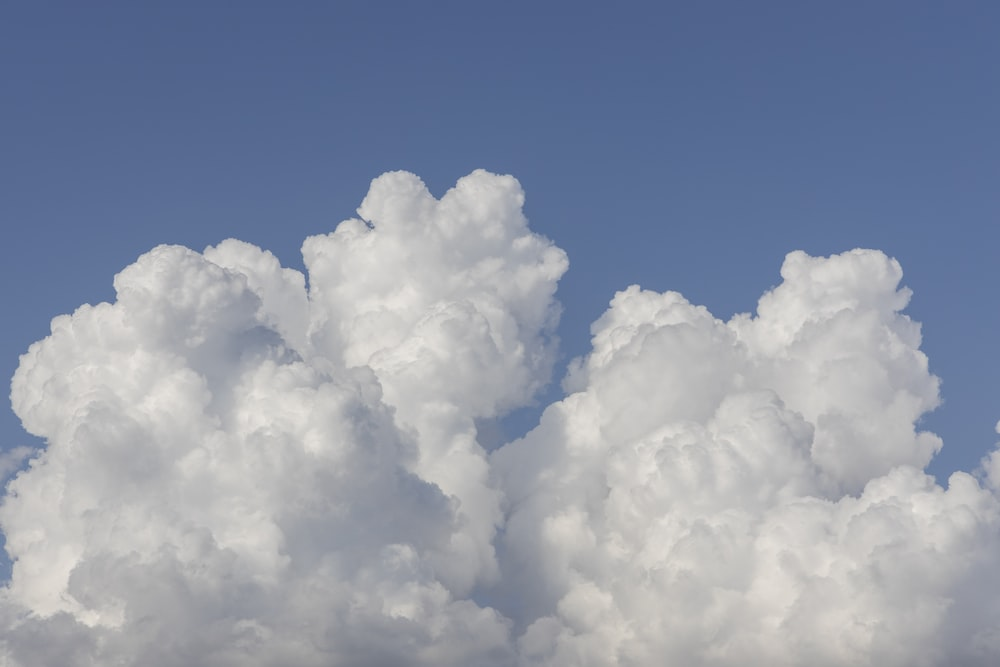
#> input picture cloud.jpeg, 1000 x 667 px
$ jupyter execute 'CV_Electro_Image-Thresholding(binary-adaptive(mean-guassian)-Otsu'"'"'s) thresholding (5).ipynb'
#> lines starting #> are read from the running program, lines starting #| are printed output that depends on the picture; after the words box and inside, x2 and y2 are one past the last pixel; in counts of white or black regions, pixels touching at a corner belong together
[cell 1]
import numpy as np
import matplotlib.pyplot as plt
import cv2

<B>Binary Thresholding<B>

[cell 2]
img = cv2.imread('cloud.jpeg',0)
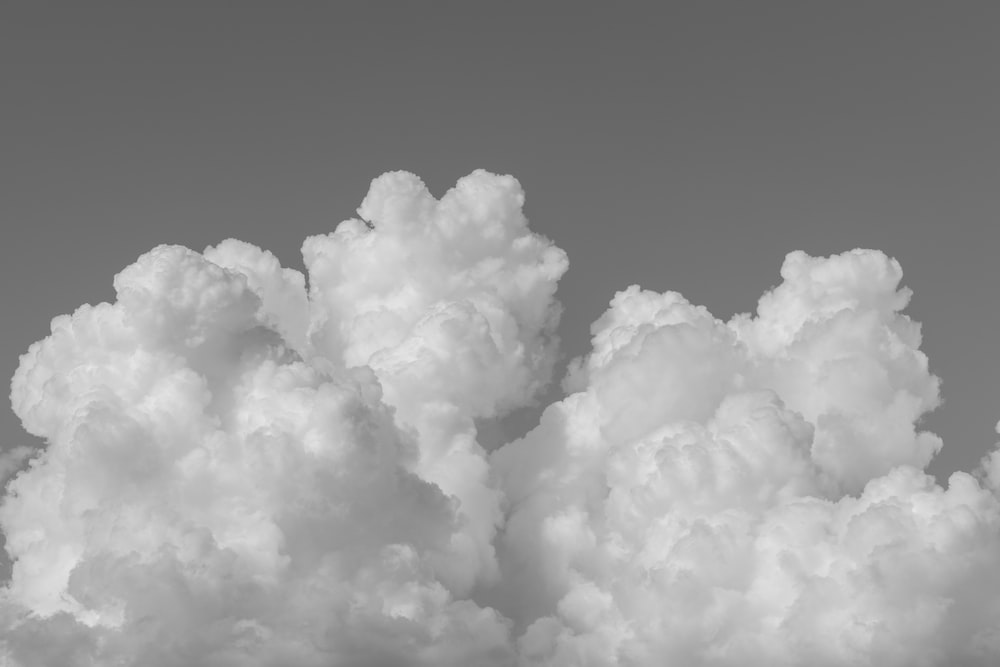
#> img: shape (667, 1000); min 94, max 231, mean 149.6
ret,th = cv2.threshold(img,127,255,cv2.THRESH_BINARY)
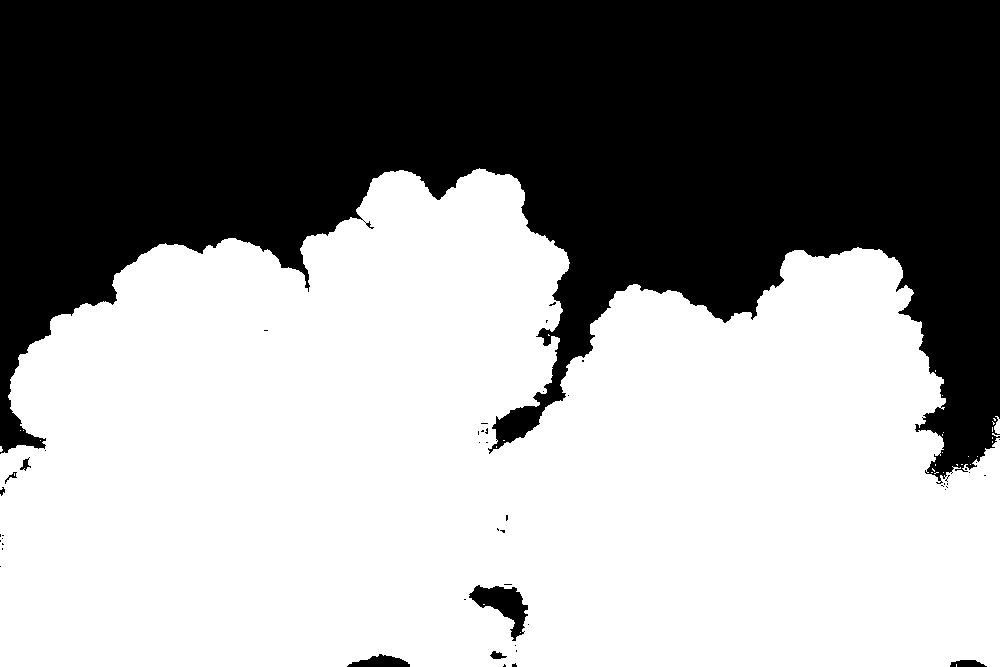
#> th: shape (667, 1000); 57.7% white; 49 black regions (41 under 20 px), largest, box (x1, y1, x2, y2) and area: (0, 0, 1000, 484) 279577, (469, 585, 528, 641) 1422, (347, 654, 410, 667) 504
ret,th2 = cv2.threshold(img,127,255,cv2.THRESH_BINARY_INV)

plt.figure(figsize=(16,12))
plt.subplot(131),plt.imshow(img,'gray'),plt.title("original")
plt.subplot(132),plt.imshow(th,"gray"),plt.title("binary")
plt.subplot(133),plt.imshow(th2,"gray"),plt.title("binary inverse")
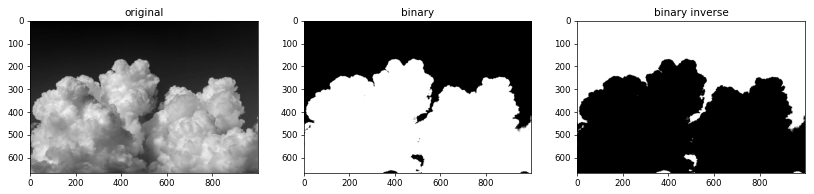
#> figure drawn by matplotlib, 3 panels

<B>Adptive thresholding (Mean - Gaussian)<B>

adaptive thresholding, specifically mean and Gaussian adaptive thresholding, is another image segmentation technique commonly used in computer vision and image processing. Unlike global thresholding methods like Otsu's method, adaptive thresholding computes local thresholds for smaller regions of an image, making it more effective for images with non-uniform illumination or varying contrasts.

In mean adaptive thresholding, a threshold value is calculated for each pixel based on the mean of the pixel values in its neighborhood. Similarly, in Gaussian adaptive thresholding, the threshold value is determined based on a weighted sum of the neighborhood values, where the weights are determined by a Gaussian window.

[cell 3]
th = cv2.adaptiveThreshold(img,255,cv2.ADAPTIVE_THRESH_MEAN_C,cv2.THRESH_BINARY,11,2)   # 11 >> for the mask - 2 >> constant ntr7o mn el result 3shan sa3t byb2a fyh shwyt noise
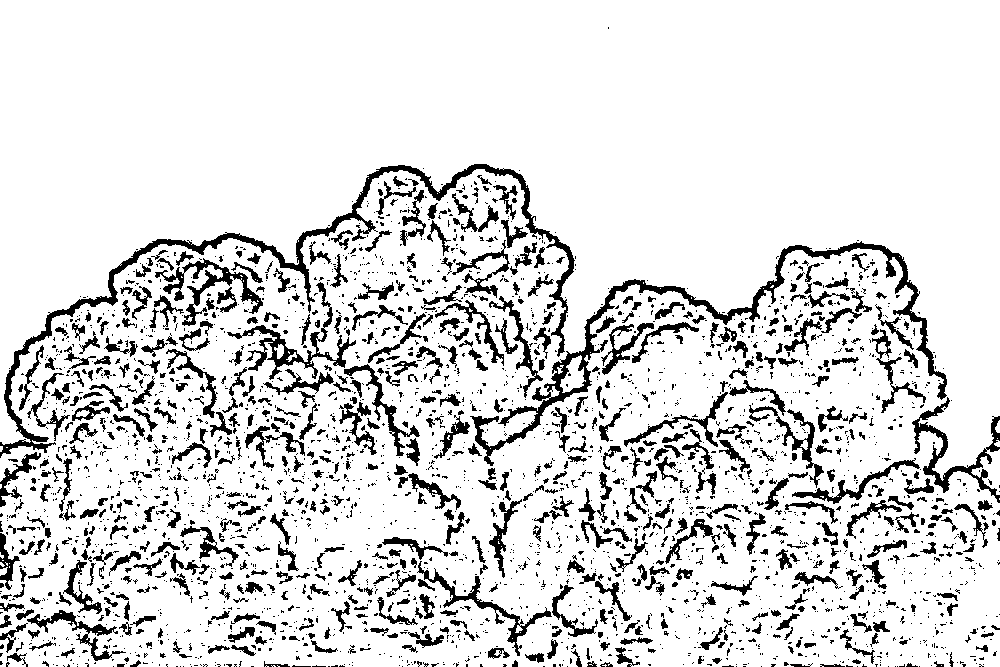
#> th: shape (667, 1000); 86.5% white; 2964 black regions (2278 under 20 px), largest, box (x1, y1, x2, y2) and area: (0, 164, 575, 458) 6588, (470, 241, 947, 466) 5984, (227, 282, 356, 380) 1807
th2 = cv2.adaptiveThreshold(img,255,cv2.ADAPTIVE_THRESH_GAUSSIAN_C,cv2.THRESH_BINARY,11,2)   # 11 >> for the mask - 2 >> constant ntr7o mn el result 3shan sa3t byb2a fyh shwyt noise
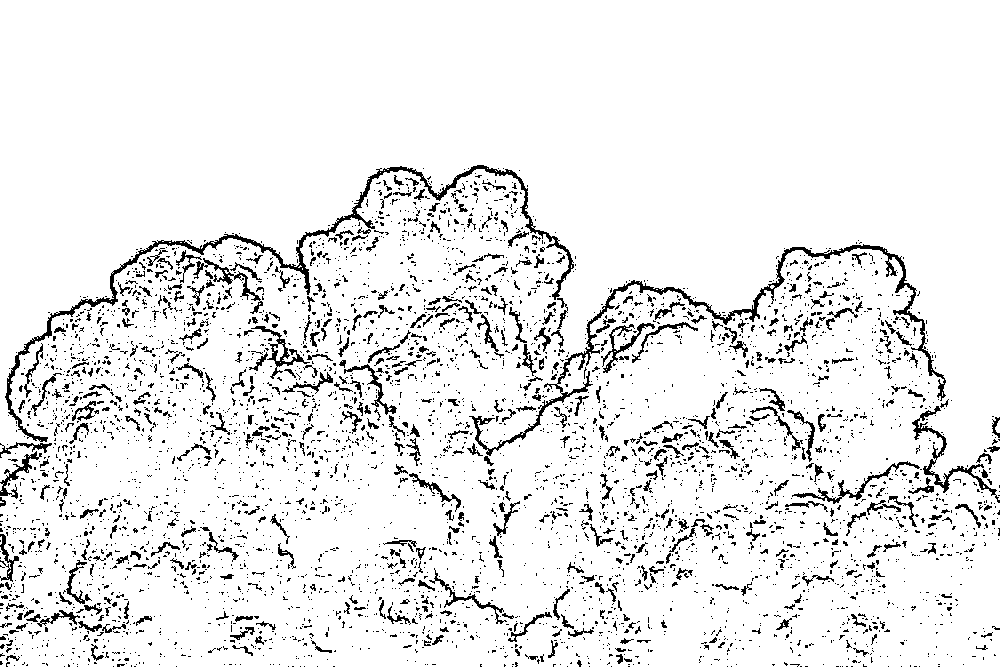
#> th2: shape (667, 1000); 92.1% white; black in thin lines or dots, all inside (x1, y1, x2, y2) = (0, 165, 1000, 667)

plt.figure(figsize=(16,12))
plt.subplot(131),plt.imshow(img,'gray'),plt.title("original")
plt.subplot(132),plt.imshow(th,"gray"),plt.title("ADAPTIVE_THRESH_MEAN")
plt.subplot(133),plt.imshow(th2,"gray"),plt.title("ADAPTIVE_THRESH_GAUSSIAN")

<b>OTSU Thresholding<B>

The Otsu's thresholding algorithm computes the optimal threshold value by maximizing the between-class variance of the pixel intensities, effectively separating the pixels into two classes: foreground and background. This approach is particularly useful when there is a bimodal distribution of pixel intensities in the image, where the intensities are clustered into two distinct groups representing the foreground and the background.

The Otsu's method is beneficial for tasks such as image segmentation, object recognition, and feature extraction, where the separation of objects from the background is essential. It is commonly used in various image processing applications, such as medical image analysis, document processing, and industrial quality control, among others.

[cell 4]
ret,th = cv2.threshold(img,0,255,cv2.THRESH_BINARY+cv2.THRESH_OTSU)
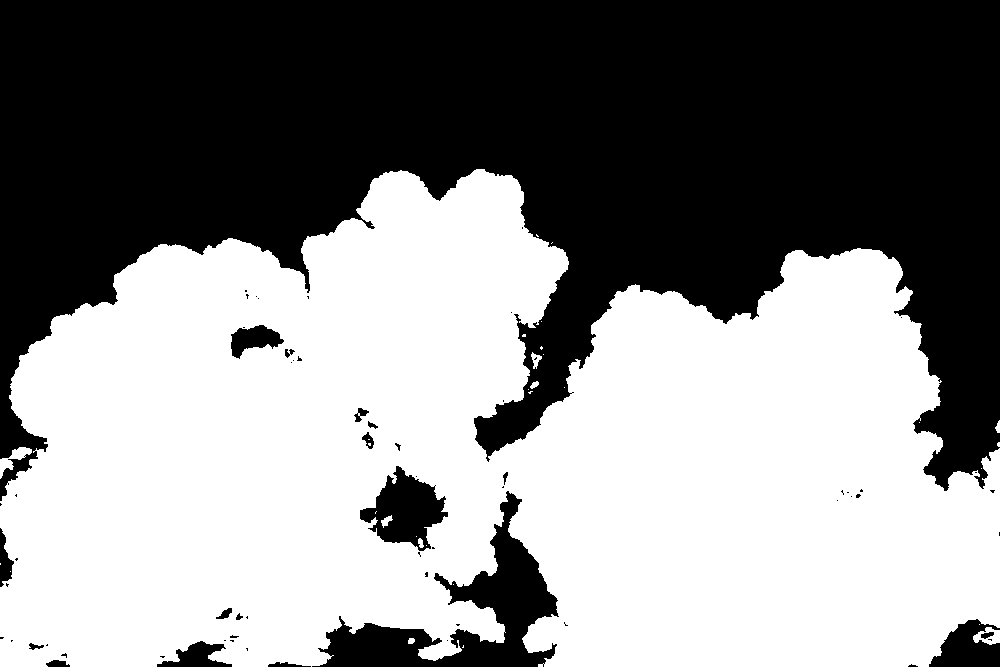
#> th: shape (667, 1000); 53.8% white; 66 black regions (47 under 20 px), largest, box (x1, y1, x2, y2) and area: (0, 0, 1000, 501) 286097, (312, 491, 559, 667) 12735, (360, 466, 448, 551) 3909
#> ret = 146

plt.figure(figsize=(16,12))
plt.subplot(131),plt.imshow(img,'gray'),plt.title("original")
plt.subplot(132),plt.imshow(th,"gray"),plt.title("THRESH_OTSU")

$ run again, with IMG_0029.jpeg copied over cloud.jpeg
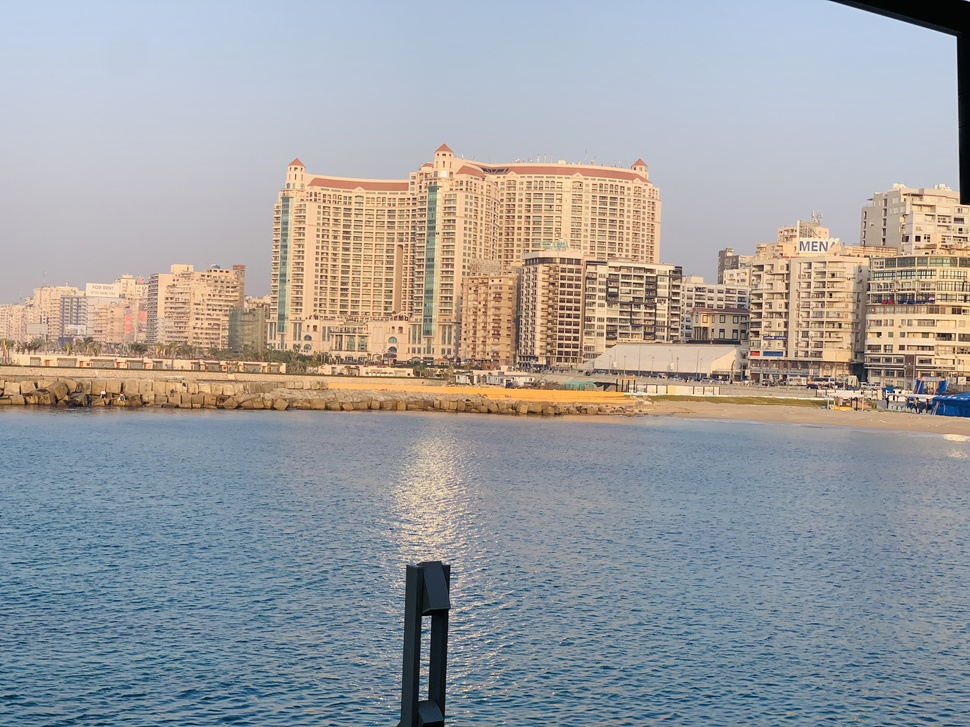
#> input picture IMG_0029.jpeg, 970 x 727 px, shrunk from 4032 x 3024 before the run
#> `ret,th = cv2.threshold(img,127,255,cv2.THRESH_BINARY)`:
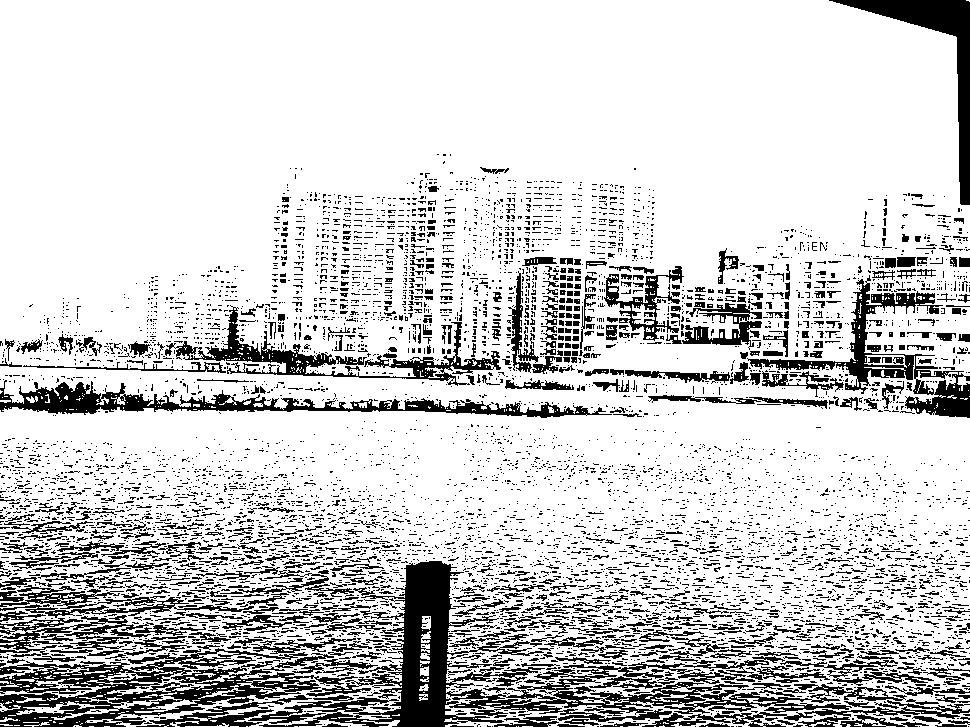
#> th: shape (727, 970); 81.3% white; 7232 black regions (6527 under 20 px), largest, box (x1, y1, x2, y2) and area: (248, 561, 907, 727) 20144, (0, 648, 378, 727) 11247, (0, 380, 612, 418) 6151
#> `ret,th = cv2.threshold(img,0,255,cv2.THRESH_BINARY+cv2.THRESH_OTSU)`:
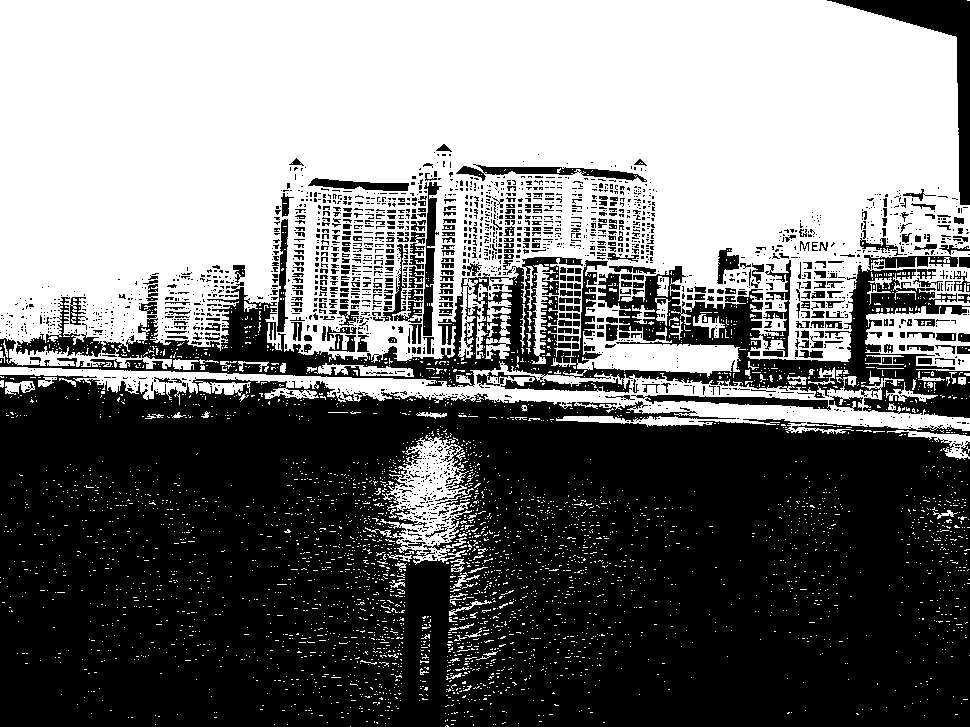
#> th: shape (727, 970); 46.8% white; 3836 white regions (3728 under 20 px), largest, box (x1, y1, x2, y2) and area: (0, 0, 970, 378) 284883, (0, 361, 970, 434) 18721, (365, 435, 474, 565) 5409
#> ret = 160

$ run again, with saltAndPepper.jpeg copied over cloud.jpeg
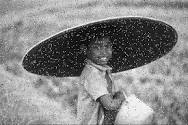
#> input picture saltAndPepper.jpeg, 188 x 125 px
#> img is the input picture: shape (125, 188); min 0, max 255, mean 134.7
#> `ret,th = cv2.threshold(img,127,255,cv2.THRESH_BINARY)`:
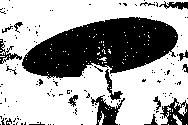
#> th: shape (125, 188); 65.1% white; 140 black regions (124 under 20 px), largest, box (x1, y1, x2, y2) and area: (22, 17, 178, 79) 6230, (91, 95, 125, 125) 436, (160, 98, 188, 125) 382
#> `ret,th = cv2.threshold(img,0,255,cv2.THRESH_BINARY+cv2.THRESH_OTSU)`:
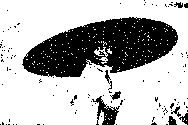
#> th: shape (125, 188); 71% white; 115 black regions (107 under 20 px), largest, box (x1, y1, x2, y2) and area: (22, 17, 178, 78) 5926, (92, 96, 120, 125) 331, (168, 116, 177, 125) 53
#> ret = 109
